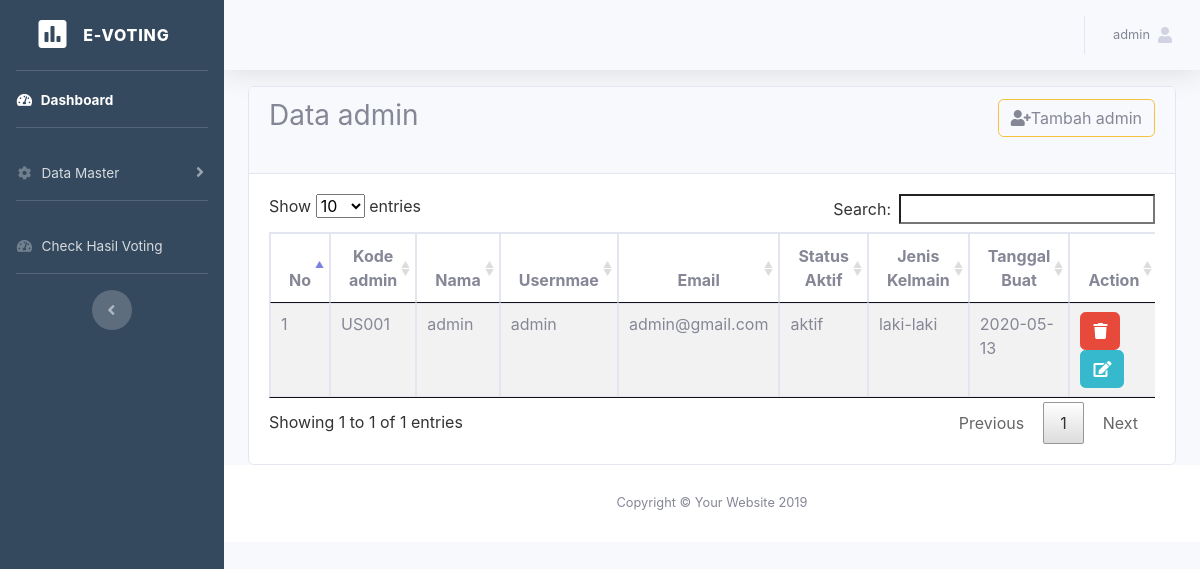
/admin/data_admin.php (signed in), run on the app's committed database.
### tables this page shows
CREATE TABLE `tb_user` (
  `id` int(11) NOT NULL,
  `kode_user` varchar(50) NOT NULL,
  `nama` varchar(50) NOT NULL,
  `username` varchar(100) NOT NULL,
  `password` varchar(100) NOT NULL,
  `email` varchar(50) NOT NULL,
  `status_aktif` enum('aktif','tidak') NOT NULL,
  `tanggal_buat` date NOT NULL,
  `role` enum('panitia','admin') NOT NULL,
  `jenis_kelamin` varchar(50) NOT NULL
);

### admin/data_admin.php (the view, shortened to what this page needs)
<?php include'templet/header.php' ?>
<?php include'templet/topbar.php' ?>
<?php
if(!isset($_SESSION['username'])){
 echo "<script> document.location.href='../index.php'</script>";
}else{
  ?>
  <div class="container-fluid">
    <div class="card">
     <div class="card-header">
      <h3 style="float:left">Data admin</h3>
      <a style="float: right" type="button" class="btn btn-outline-warning mb-4" data-toggle="modal" data-target="#modal-tambah-admin" ><i class="fas fa-user-plus"></i>Tambah admin</a>
    </div>
    <div class="card-body">
      <div class="table-responsive">
        <table class="table table-hover table-bordered table-striped" id="datatable" style="width:100%">
          <thead>
            <tr>
              <th width="5%">No</th>
              <th class="text-center">Kode admin</th>
              <th class="text-center">Nama</th>
              <th class="text-center">Usernmae</th>
              <th class="text-center">Email</th>
              <th class="text-center">Status Aktif</th>
              <th class="text-center">Jenis Kelmain</th>
              <th class="text-center">Tanggal Buat</th>
              <th width="15%">Action</th>
            </tr>
          </thead>
          <tbody>
            <?php
            include '../koneksi.php';
            $no = 1;
            $query = mysqli_query($koneksi, "SELECT * FROM tb_user WHERE role='admin'");
            while ($data = mysqli_fetch_array($query)) {
             ?>
             <tr>
               <td><?php echo $no++ ?></td>
               <td><?php echo $data['kode_user'] ?></td>
               <td><?php echo $data['nama'] ?></td>
               <td><?php echo $data['username'] ?></td>
               <td><?php echo $data['email'] ?></td>
               <td><?php echo $data['status_aktif'] ?></td>
               <td><?php echo $data['jenis_kelamin'] ?></td>
               <td><?php echo $data['tanggal_buat'] ?></td>
               <td>
                <a class="btn btn-danger" onclick="return confirm('Yakin mau hapus ?')" href="aksi_hapus.php?id=<?php echo $data['id'] ?>&hapus=data_admin"><i class="fa fa-trash"></i></a>
                <button data-id="<?php echo $data['id'] ?>" id="tombol-editadmin" class="btn btn-info"><i class="fa fa-edit"></i></button>
              </td>
            </tr>
          <?php } ?>
        </tbody>
      </table>
    </div>
  </div>
</div>
</div>
<?php include'templet/footer.php' ?>
<?php } ?>

### data on the page
tb_user: kode_user "US001", nama "admin", username "admin", email "admin@gmail.com", status_aktif "aktif", jenis_kelamin "laki-laki", tanggal_buat "2020-05-13"

### other printed values
$_SESSION['username'] "admin"
